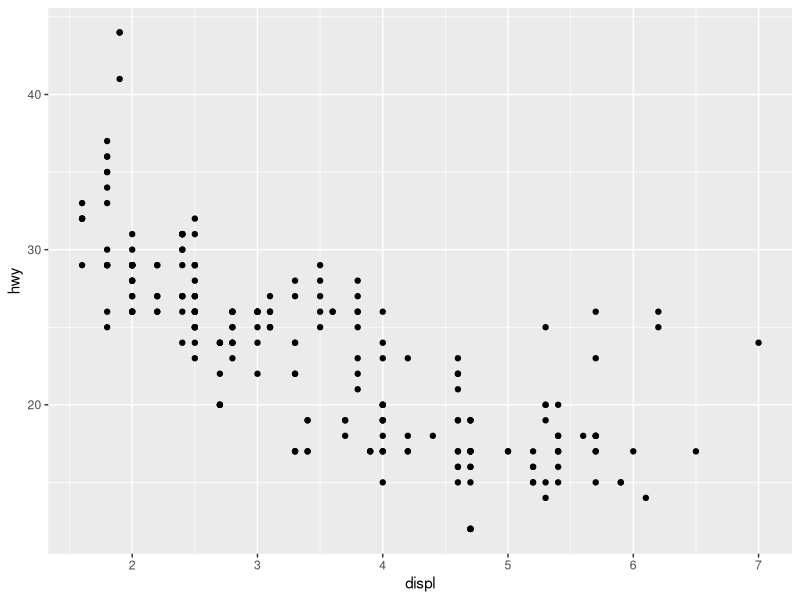
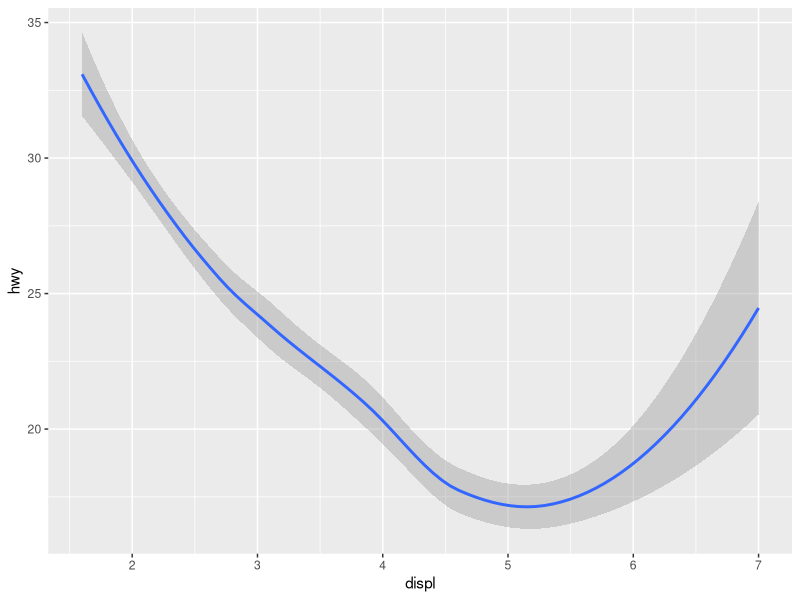
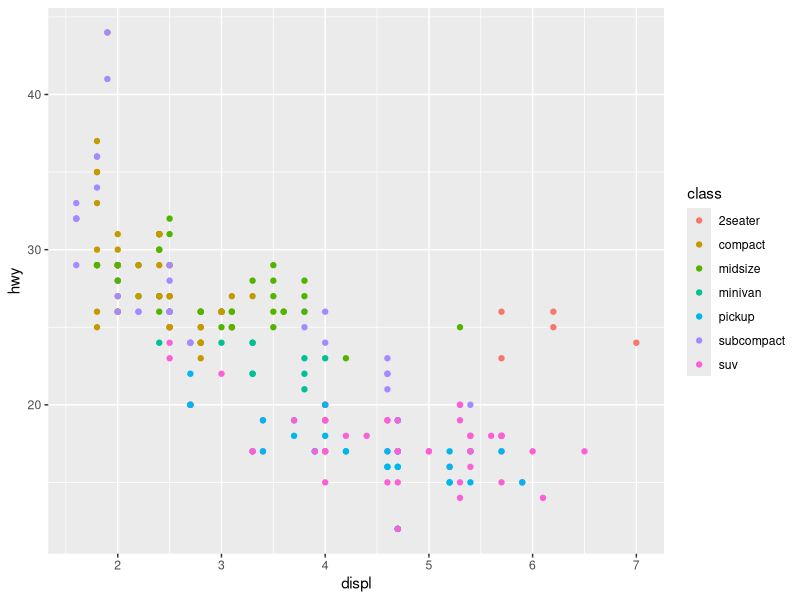
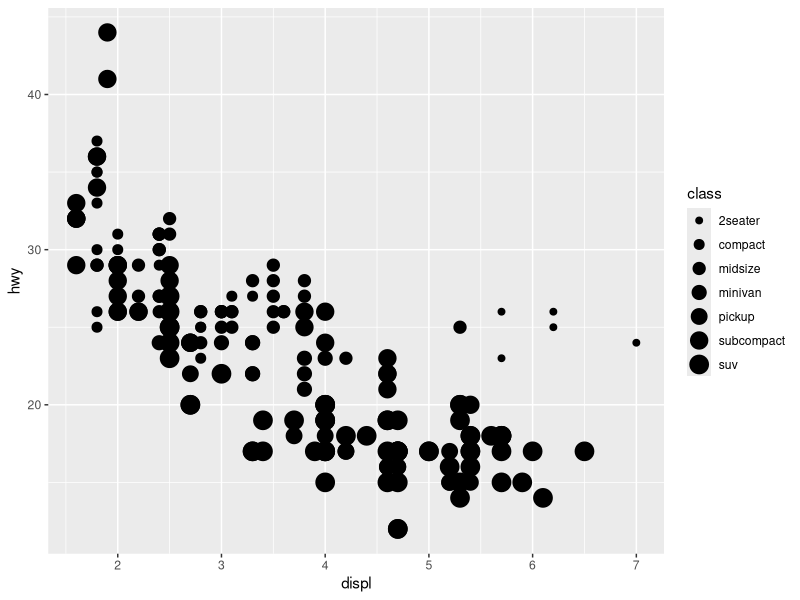
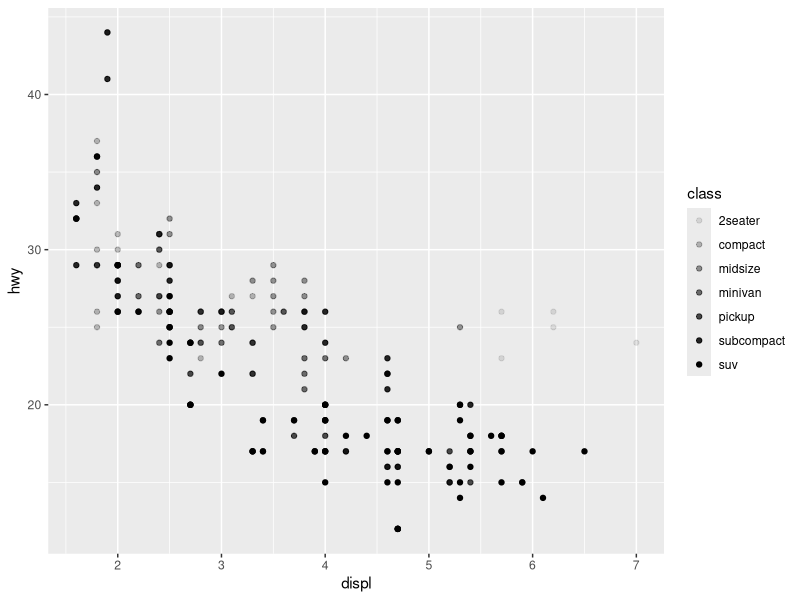
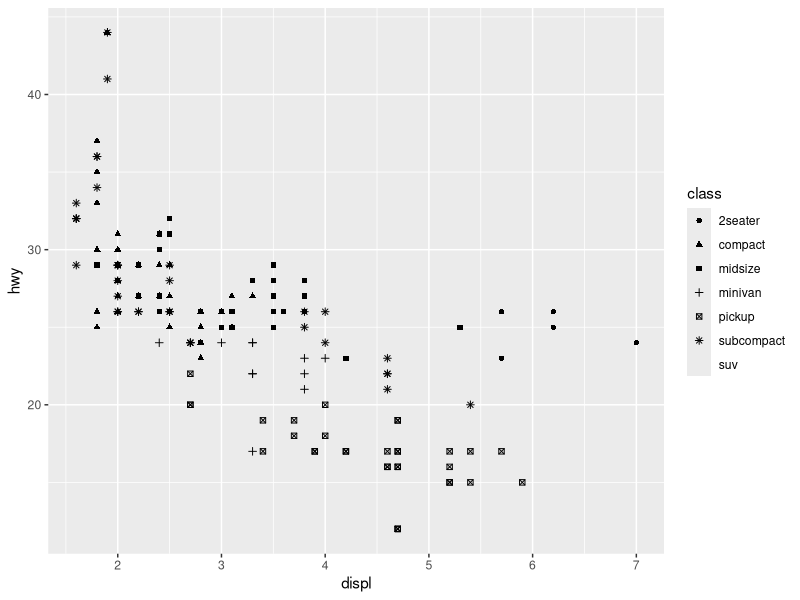
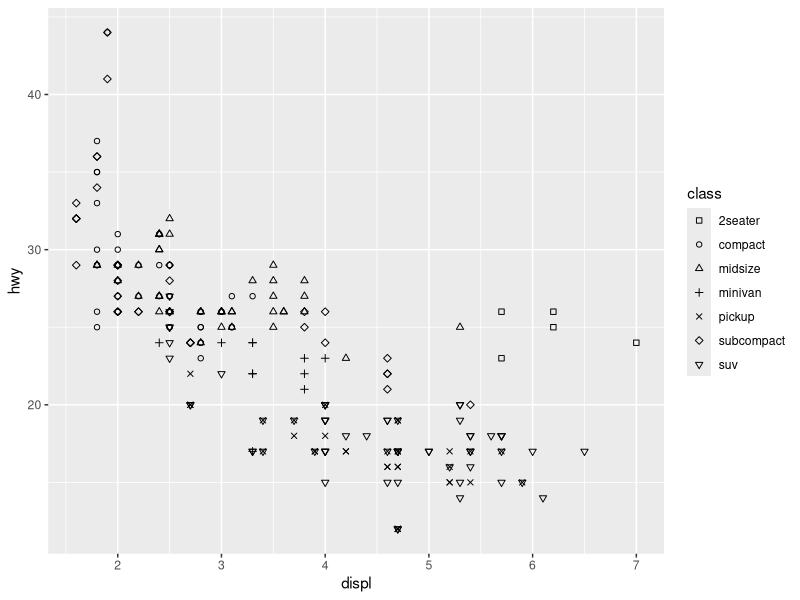
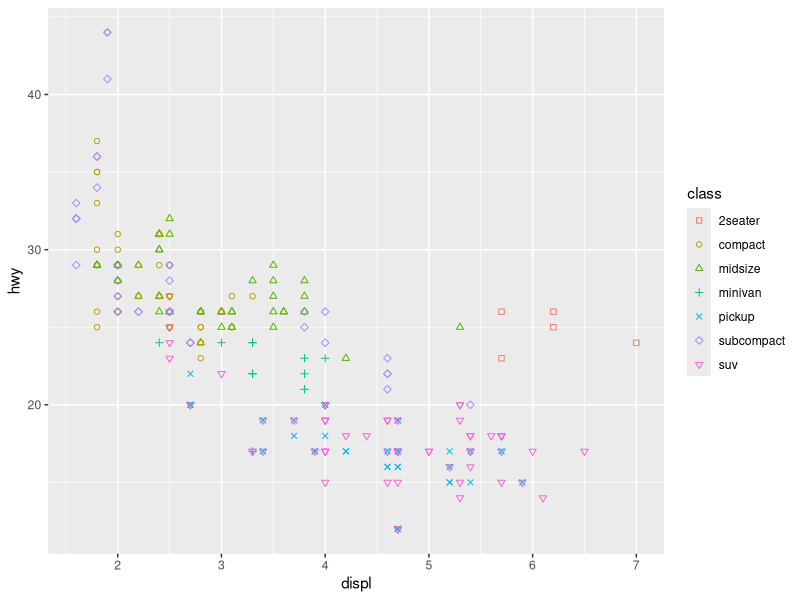

Source code (R) for these figures, in order: (Note: this script raises an error after producing the figures.)

## data visualization


## install.packages("ggplot2")   # apenas é preciso na primeira utilização

library(ggplot2)


View(mpg)

ggplot(data = mpg) +
  geom_point(mapping = aes(x = displ, y = hwy))


ggplot(data = mpg) +
  geom_smooth(mapping = aes(x = displ, y = hwy))

ggplot(data = mpg) +
  geom_point(mapping = aes(x = displ, y = hwy, color = class))


subset(mpg, class == "2seater")


ggplot(data = mpg) +
  geom_point(mapping = aes(x = displ, y = hwy, size = class))

ggplot(data = mpg) +
  geom_point(mapping = aes(x = displ, y = hwy, alpha = class))

ggplot(data = mpg) +
  geom_point(mapping = aes(x = displ, y = hwy, shape = class))

ggplot(data = mpg) +
  geom_point(mapping = aes(x = displ, y = hwy, shape = class)) +
  scale_shape_manual(values = 0:6)

ggplot(data = mpg) +
  geom_point(mapping = aes(x = displ, y = hwy, shape = class, color = class)) +
  scale_shape_manual(values = 0:6)


ggplot(data = mpg) +
  geom_point(mapping = aes(x = displ, y = hwy, color = class))

ggplot(data = mpg) +
  geom_point(mapping = aes(x = displ, y = hwy, color = cty))

ggplot(data = mpg) +
  geom_point(mapping = aes(x = displ, y = hwy, size = cty))

ggplot(data = mpg) +
  geom_point(mapping = aes(x = displ, y = hwy, alpha = cty))

ggplot(data = mpg) +
  geom_point(mapping = aes(x = displ, y = hwy, shape = cty))



ggplot(data = mpg) +
  geom_smooth(mapping = aes(x = displ, y = hwy, linetype = drv))

ggplot(data = mpg) +
  geom_smooth(mapping = aes(x = displ, y = hwy, group = drv))

ggplot(data = mpg) + 
geom_smooth(mapping = aes(x = displ, y = hwy, color = drv))


ggplot(mpg) +
  geom_point(aes(x = displ, y = hwy,
                 color = displ < 5))


# mpg$displ<5

ggplot(mpg) +
  geom_smooth(aes(x = displ, y = hwy, linetype = class == "suv"))


# mpg$displ<5

ggplot(mpg) +
  geom_smooth(aes(x = displ, y = hwy, color = class == "2seater"))


ggplot(data = mpg) +
  geom_point(aes(x = displ, y = hwy),
             color = "blue")


ggplot(data = mpg) +
  geom_point(aes(x = displ, y = hwy),
             color = "blue",
             size = 4,
             shape = 6)

ggplot(data = mpg) +
  geom_point(aes(x = displ, y = hwy),
             color = "red",
             size = 4,
             shape = 6)

ggplot(data = mpg) +
  geom_point(aes(x = displ, y = hwy),
             color = "blue",
             fill = "red",
             size = 4,
             shape = 24)


ggplot(data = mpg) +
  geom_point(aes(x = displ, y = hwy),
             color = "blue",
             fill = "red",
             size = 4,
             shape = 24,
             stroke = 3)


ggplot(data = mpg) +
  geom_smooth(aes(x = displ, y = hwy))


ggplot(data = mpg) +
  geom_smooth(aes(displ, hwy), linetype = "dotted")

ggplot(data = mpg) +
  geom_smooth(aes(x = displ, y = hwy), linetype = "twodash")

ggplot(data = mpg) +
  geom_smooth(aes(x = displ, y = hwy), linetype = "twodash",
              size = 0.5)

ggplot(data = mpg) +
  geom_smooth(aes(x = displ, y = hwy), linetype = "twodash",
              size = 2)

ggplot(data = mpg) +
  geom_smooth(aes(x = displ, y = hwy), linetype = "twodash",
              size = 4)


ggplot(data = mpg) +
  geom_smooth(aes(x = displ, y = hwy), linetype = "twodash",
              size = 4,
              se = FALSE)

ggplot(data = mpg) +
  geom_smooth(aes(x = displ, y = hwy), se = FALSE)

ggplot(data = mpg) +
  geom_smooth(aes(x = displ, y = hwy, linetype = drv))

ggplot(data = mpg) +
geom_smooth(aes(x = displ, y = hwy, linetype = drv),
            se = FALSE)

ggplot(data = mpg) +
  geom_smooth(aes(x = displ, y = hwy), se = FALSE)

ggplot(data = mpg) +
  geom_smooth(aes(x = displ, y = hwy),
              method = "lm")


ggplot(data = mpg) +
  geom_smooth(aes(x = displ, y = hwy, linetype = drv),
              se = FALSE,
              show.legend = FALSE)

ggplot(data = mpg) +
  geom_point(aes(x = displ, y = hwy)) +
  facet_wrap(~ class)

ggplot(data = mpg) +
  geom_point(aes(x = displ, y = hwy)) +
  facet_wrap(~ class, nrow = 2)

ggplot(data = mpg) +
  geom_smooth(aes(x = displ, y = hwy)) +
  facet_wrap(~ class)

ggplot(data = mpg) +
  geom_smooth(aes(x = displ, y = hwy), se = FALSE) +
  facet_wrap(~ class)

ggplot(data = mpg) +
  geom_smooth(aes(x = displ, y = hwy), se = FALSE, method = "lm") +
  facet_wrap(~ class)

ggplot(data = mpg) +
  geom_point(aes(x = displ, y = hwy)) +
  facet_grid(drv ~  class)

ggplot(data = mpg) +
  geom_point(aes(x = displ, y = hwy)) +
  facet_grid(drv ~  year)


ggplot(data = mpg) +
  geom_point(aes(x = displ, y = hwy)) +
  facet_grid(. ~  year)


ggplot(data = mpg) +
  geom_point(aes(x = displ, y = hwy)) +
  facet_grid(drv ~  .)

ggplot(data = mpg) +
  geom_point(aes(x = displ, y = hwy)) +
  facet_wrap(~ drv)

ggplot(data = mpg) +
  geom_point(aes(x = displ, y = hwy)) + 
  geom_smooth(aes(x = displ, y = hwy))


ggplot(data = mpg) +
  geom_point(aes(x = displ, y = hwy)) + 
  geom_smooth(aes(x = displ, y = hwy), se = FALSE)

ggplot(data = mpg) +
  geom_point(aes(x = displ, y = hwy)) + 
  geom_smooth(aes(x = displ, y = hwy, group = drv), se = FALSE)


ggplot(data = mpg) +
  geom_point(aes(x = displ, y = hwy)) + 
  geom_smooth(aes(x = displ, y = hwy, linetype = drv), se = FALSE)


ggplot(data = mpg) +
  geom_point(aes(x = displ, y = hwy)) + 
  geom_smooth(aes(x = displ, y = hwy, color = drv), se = FALSE)


ggplot(data = mpg) +
  geom_point(aes(x = displ, y = hwy)) + 
  geom_smooth(aes(x = displ, y = hwy, color = class), se = FALSE)


ggplot(data = mpg) +
  geom_point(aes(x = displ, y = hwy)) + 
  geom_smooth(aes(x = displ, y = hwy))

ggplot(data = mpg , aes(x = displ, y = hwy)) +
  geom_point() +
  geom_smooth()

ggplot(data = mpg , aes(x = displ, y = hwy)) +
  geom_smooth(aes(color = drv), se = FALSE) + 
  geom_point() 
  
ggplot(data = mpg , aes(x = displ, y = hwy)) +
  geom_smooth(aes(color = drv), se = FALSE) + 
  geom_point(color = "lightblue") 


ggplot(data = mpg , aes(x = displ, y = hwy, color = drv)) +
  geom_smooth(se = FALSE) + 
  geom_point() 

ggplot(mpg, aes(displ, hwy)) +
  geom_point(aes(color = class)) + 
  geom_smooth()

ggplot(mpg, aes(displ, hwy)) +
  geom_point(aes(color = class)) + 
  geom_smooth(method = "lm")

ggplot(mpg, aes(displ, hwy)) +
  geom_point(aes(color = class)) + 
  geom_smooth(aes(linetype = drv), se = FALSE)

ggplot(data = mpg, aes(x = displ, y = hwy)) + 
  geom_smooth(se = FALSE) +
  geom_point()

ggplot(data = mpg, aes(x = displ, y = hwy)) + 
  geom_smooth(se = FALSE) +
  geom_point() + 
  facet_wrap(~ class)

mpg <- mpg
subcompact <- subset(mpg, class == "subcompact")

ggplot(data = mpg, aes(displ, hwy)) +
  geom_point(aes(color = class)) +
  geom_smooth(data = subcompact, method = "lm", se = FALSE)


subcompact <- subset(mpg, class == "subcompact") 
two_seater <- subset(mpg, class == "2seater")

ggplot(data = mpg, aes(x = displ, y = hwy)) +
  geom_point(aes(color = class)) + 
  geom_smooth(data = subcompact, method = "lm", se = FALSE) + 
  geom_smooth(data = two_seater, method = "lm" , se = FALSE)


ggplot(mpg, aes(displ, hwy)) + 
  geom_point(aes(color = drv)) + 
  geom_smooth(se = FALSE) + 
  labs(
    title = "Engine size vs highway fuel efficiency",
    subtitle = "Efficiency decreases with engine size",
    caption = "some metadata about our plot. "
    )

ggplot(mpg, aes(displ, hwy)) + 
  geom_point(aes(color = drv)) + 
  geom_smooth(se = FALSE) + 
  labs(
    title = "Engine size vs highway fuel efficiency",
    subtitle = "Efficiency decreases with engine size",
    caption = "some metadata about our plot. ",
    x = "Engine displacement (L)",
    y = "Highway fuel economy (mpg)",
    color = "drive wheel"
  )


ggplot(diamonds) + 
  geom_bar(aes(x = cut))

tib <- tribble(
  ~cut, ~freq, 
  "Fair", 1610,
  "Good", 4906, 
  "Very Good", 12082, 
  "Premium", 13791, 
  "Ideal", 21551
)

ggplot(tib) + 
geom_col(aes(cut, y = freq)) 
  

ggplot(diamonds) + 
  geom_bar(aes(x = cut),
           fill = "lightblue")

ggplot(diamonds) + 
  geom_bar(aes(x = cut, fill = clarity),
           position = "stack")

ggplot(diamonds) + 
  geom_bar(aes(x = cut, fill = clarity),
           position = "fill")


ggplot(diamonds) + 
  geom_bar(aes(x = cut, fill = clarity),
           position = "dodge")


ggplot(data = mpg, aes(y = hwy)) + 
  geom_boxplot()


ggplot(data = mpg, aes(x = drv, y = hwy)) + 
  geom_boxplot() +
  coord_flip()


ggplot(mpg, aes(x = "", fill = drv)) +
  geom_bar()


last_plot()

myplt <-  ggplot(mpg, aes(displ, hwy)) + geom_point()


ggsave("outputs/my-plot.pdf", plot = myplt)
























































